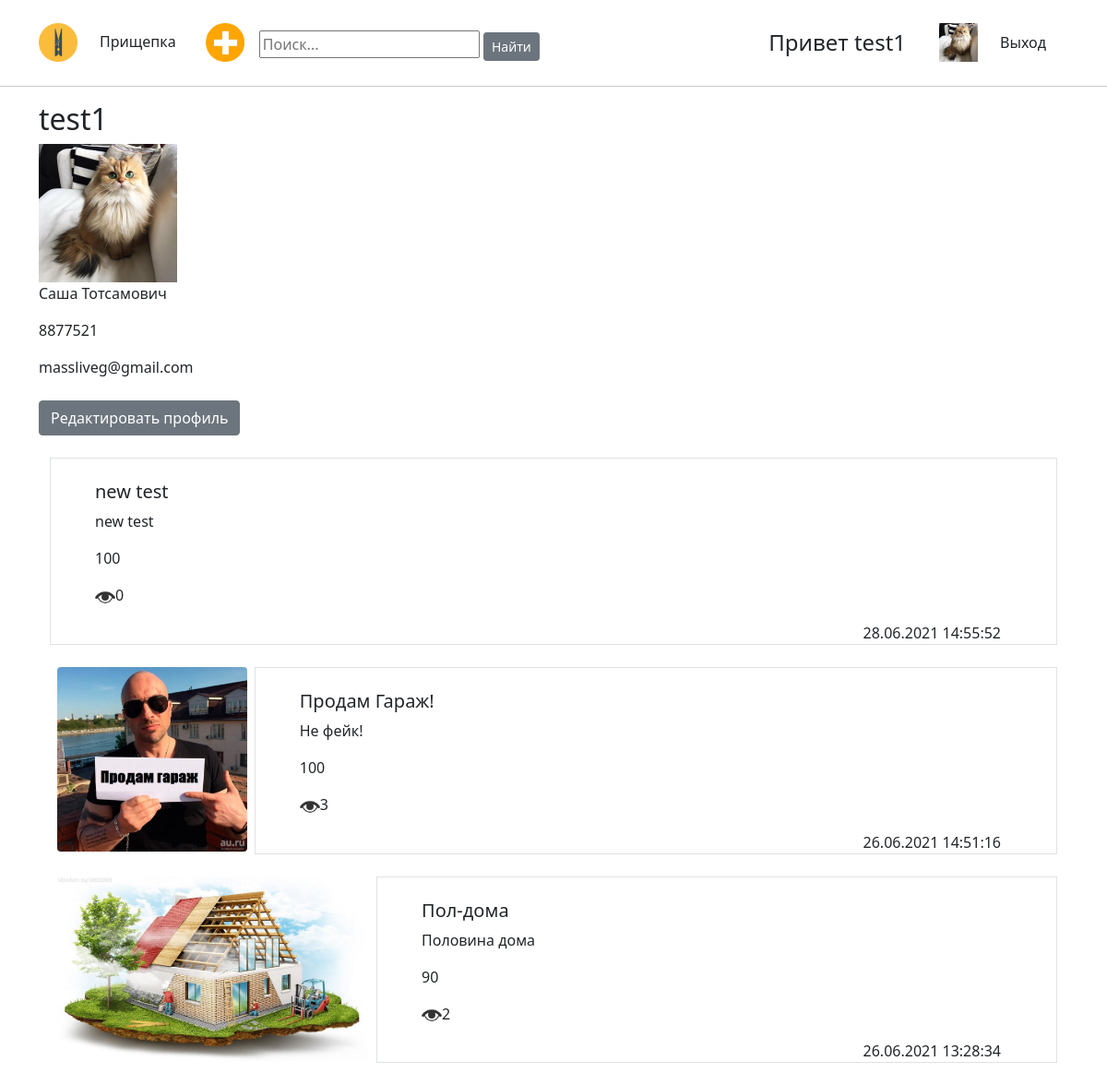
The app's page /user/account/64/ (signed in, upper part), older data.
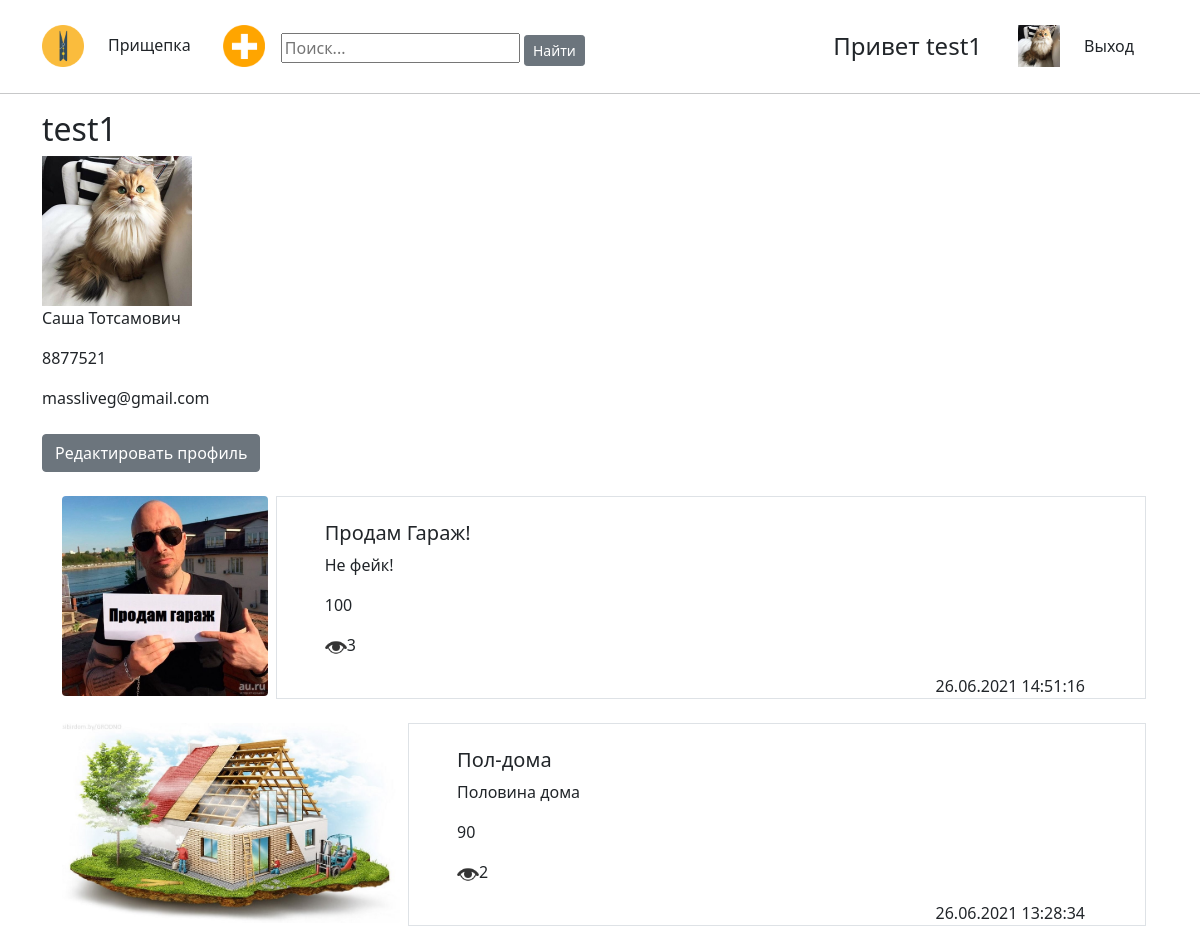
The same page, newer data.
### Services/models.py (models this page shows, shortened)
class Service(models.Model):
    picture = models.ImageField(upload_to='service', null=True, blank=True)
    title = models.CharField(max_length=200)
    descriptions = models.TextField()
    price = models.PositiveIntegerField()
    date_created = models.DateTimeField(auto_now_add=True)
    user = models.ForeignKey(User, on_delete=models.CASCADE, null=True)
    count = models.PositiveIntegerField(default=0)

### users/views.py (the view)
# urls.py: path('account/<int:pk>/', UserAccountView.as_view(), name='account'),
class UserAccountView(DetailView):
    model = User
    template_name = 'users/account_detail.html'
    def get_context_data(self, **kwargs):
        context = super().get_context_data(**kwargs)
        context['owner'] = self.request.user.pk == self.kwargs['pk']
        owner = User.objects.get(pk=self.kwargs['pk'])
        context['owner_services'] = owner.service_set.order_by('-date_created')
        return context

### templates/users/account_detail.html (shortened to what this page needs)
{% extends 'base.html' %}
{% load static %}
{% block content %}
<div class="container">
<h2>{{ user.username }}</h2>
    {% if user.userinfo.image %}
    <img src="{{ user.userinfo.image.url }}" height="150"><br>
    {% else %}
    <img src="{% static 'image/user1.png' %}" height="150"><br>
    {% endif %}
    <p>{{ user.first_name }} {{ user.last_name }}</p>
    {% if user.userinfo.phone %}
    <p>{{ user.userinfo.phone }}</p>
    {% endif %}
    <p>{{ user.email }}</p>
    {% if owner %}
    <p><a type="button" class="btn btn-secondary mt-2" href="{% url 'account_update' %}">Редактировать профиль</a></p>
    {% endif %}
</div>
    {% if owner %}
<div class="container">
    {% for service in owner_services %}
    <div class="container mt-4">
    <div class="d-flex position-relative mt-3">
      {% if service.picture %}
      <img src="{{ service.picture.url }}" height="200" class="rounded mx-2">
      {% endif %}
      <div class="container border px-5">
        <br>
        <h5 class="mt-0">{{ service.title }}</h5>
        <p>{{ service.descriptions }}</p>
        <p>{{ service.price }}</p>
        <p><img src="{% static 'image/eye.png' %}" height="22">{{ service.count }}</p>
        <span class="container d-flex justify-content-end">
            {{ service.date_created|date:'d.m.Y H:i:s'}}
        </span>
      </div>
    </div>
    </div>
    {% endfor %}
</div>
    {% endif %}
{% endblock %}

Row changes from the older to the newer data that the page shows:
removed Service: title "new test", descriptions "new test", price "100", count "0", date_created "28.06.2021 14:55:52"
